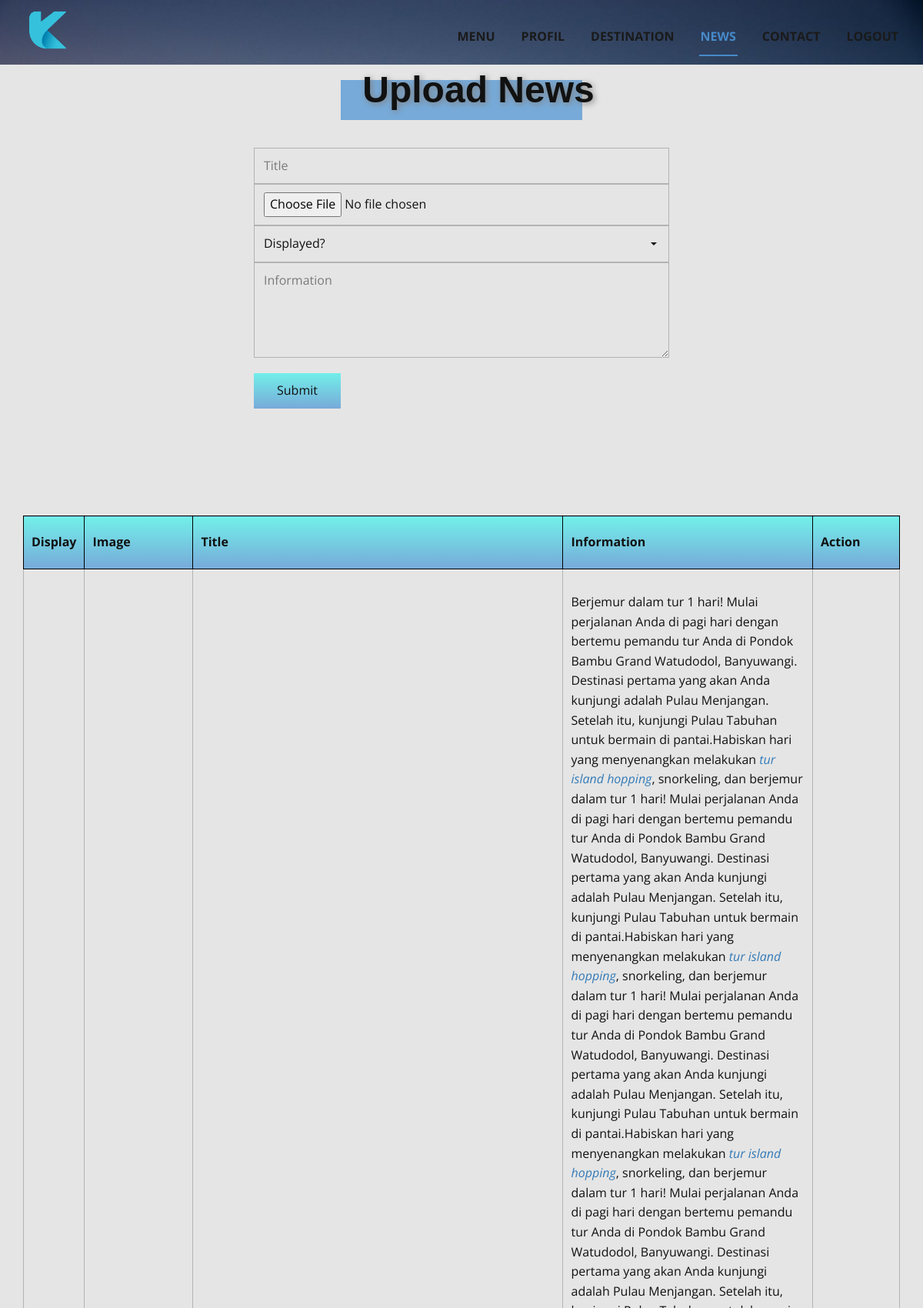
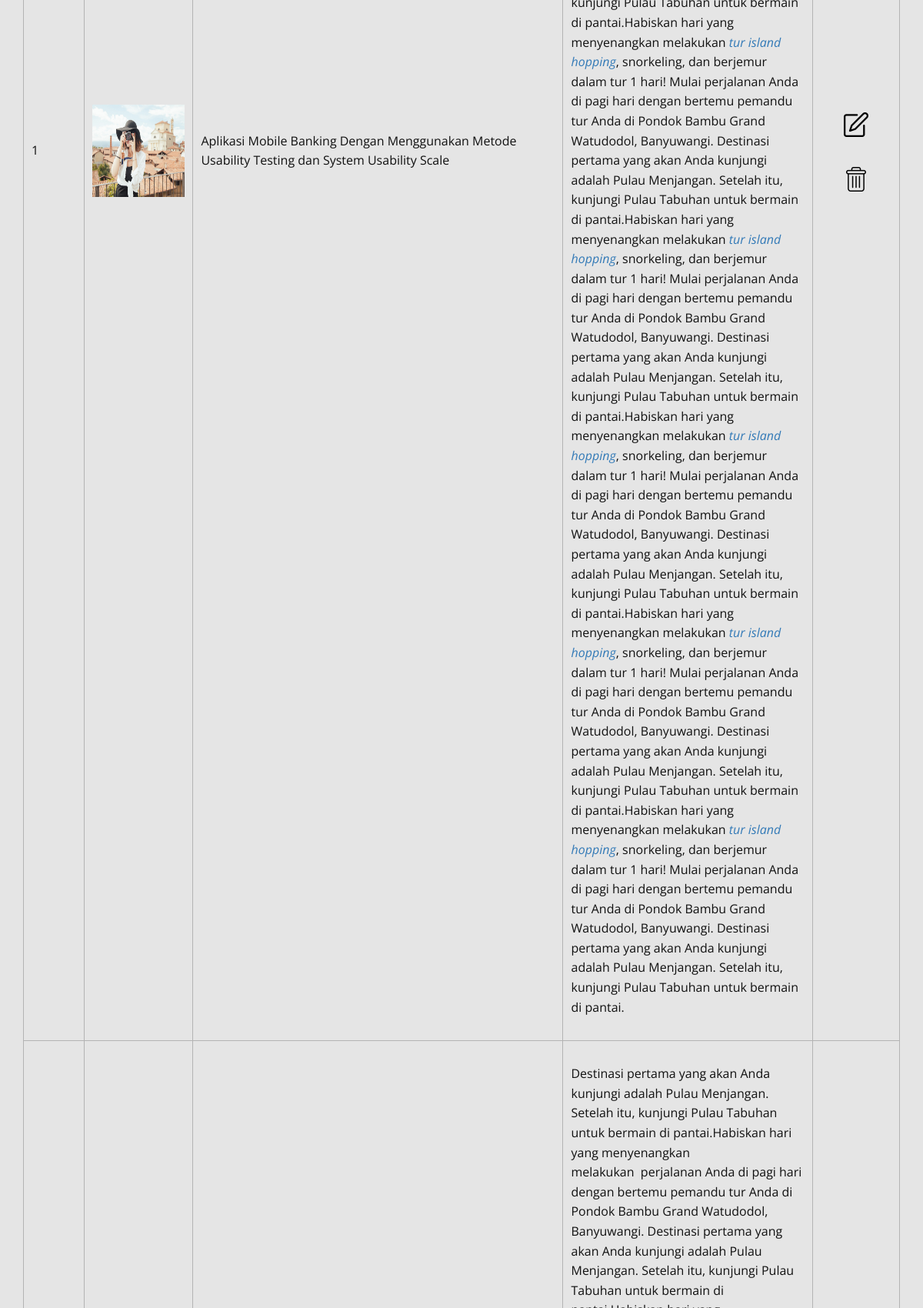
The page /crudnews.php (signed in, upper part) on the database its author committed (2 pictures, top to bottom).
### tables this page shows
CREATE TABLE `tb_news` (
  `idnews` varchar(50) NOT NULL,
  `display` varchar(50) NOT NULL,
  `image` varchar(500) NOT NULL,
  `info` longtext NOT NULL,
  `title` varchar(500) NOT NULL,
  `dte` varchar(50) NOT NULL
);

### config/config.php (called while the page is built, shortened)
<?php
function base_url($url = null){
	$base_url = "http://localhost/kusumaindah";
	if($url != null) {
	return $base_url."/".$url;
}else {
	return $base_url;
}
}
?>

### crudnews.php (the view, shortened to what this page needs)
<?php
include('config/config.php');
if(isset($_SESSION['user'])){
  ?>
  <!DOCTYPE html>
  <html style="font-size: 16px;">
  <head>
    <link rel="stylesheet" href="<?=base_url()?>/css/nicepage.css" media="screen">
    <link rel="stylesheet" href="<?=base_url()?>/css/Page-news-crud.css" media="screen">
    <link href="<?=base_url()?>/css/bootstrap.min_3.css" rel="stylesheet" />
  </head>
  <body class="u-body">
  <header class="u-clearfix u-header u-image u-sticky u-header" id="sec-6faf" data-image-width="1600" data-image-height="1067"><div class="u-clearfix u-sheet u-sheet-1">
        <a href="home.php" class="u-image u-logo u-image-1">
          <img src="images/KusumaIndah11.png" class="u-logo-image u-logo-image-1" data-image-width="64">
        </a>
        <nav class="u-menu u-menu-dropdown u-offcanvas u-menu-1">
      <div class="u-custom-menu u-nav-container">
        <ul class="u-nav u-spacing-30 u-unstyled u-nav-1"><li class="u-nav-item"><a class="u-border-2 u-border-active-palette-1-base u-border-hover-palette-1-base u-border-no-left u-border-no-right u-border-no-top u-button-style u-nav-link u-text-active-palette-1-base u-text-grey-90 u-text-hover-grey-90" style="padding: 16px 2px;">Menu</a>
    </li><li class="u-nav-item"><a href="crudprofil.php" class="u-border-2 u-border-active-palette-1-base u-border-hover-palette-1-base u-border-no-left u-border-no-right u-border-no-top u-button-style u-nav-link u-text-active-palette-1-base u-text-grey-90 u-text-hover-grey-90" style="padding: 16px 2px;">Profil</a>
    </li><li class="u-nav-item"><a href="cruddesti.php" class="u-border-2 u-border-active-palette-1-base u-border-hover-palette-1-base u-border-no-left u-border-no-right u-border-no-top u-button-style u-nav-link u-text-active-palette-1-base u-text-grey-90 u-text-hover-grey-90" style="padding: 16px 2px;">Destination</a>
    </li><li class="u-nav-item"><a href="crudnews.php" class="u-border-2 u-border-active-palette-1-base u-border-hover-palette-1-base u-border-no-left u-border-no-right u-border-no-top u-button-style u-nav-link u-text-active-palette-1-base u-text-grey-90 u-text-hover-grey-90" style="padding: 16px 2px;">News</a>
    </li><li class="u-nav-item"><a href="crudcontact.php" class="u-border-2 u-border-active-palette-1-base u-border-hover-palette-1-base u-border-no-left u-border-no-right u-border-no-top u-button-style u-nav-link u-text-active-palette-1-base u-text-grey-90 u-text-hover-grey-90" style="padding: 16px 2px;">Contact</a>
    </li><li class="u-nav-item"><a href="logout.php" onClick="return confirm('Apakah Anda Yakin Ingin Keluar?')" class="u-border-2 u-border-active-palette-1-base u-border-hover-palette-1-base u-border-no-left u-border-no-right u-border-no-top u-button-style u-nav-link u-text-active-palette-1-base u-text-grey-90 u-text-hover-grey-90" style="padding: 16px 2px;">Logout</a>
    </li></ul>
  </div>
</nav>
      </div></header>
    <section class="u-align-center u-clearfix u-grey-10 u-section-1" id="sec-635d">
      <div class="u-clearfix u-sheet u-sheet-1">
        <div class="u-palette-1-light-1 u-shape u-shape-rectangle u-shape-1"></div>
        <h1 class="u-custom-font u-font-arial u-text u-text-1">Upload News</h1>
        <div class="u-form u-form-1">
          <form action="" enctype="multipart/form-data" method="POST" class="u-clearfix u-form-spacing-15  u-inner-form" style="padding: 15px;" source="custom" name="form">
            <div class="u-form-group u-form-name u-form-group-1">
              <input type="text" placeholder="Title" id="name-6797" name="title" class="u-border-1 u-border-grey-30 u-input u-input-rectangle" required="" autofocus="autofocus">
            </div>
            <div class="u-form-group u-form-group-2">
              <input type="file" placeholder="Image" id="email-6797" name="image" class="u-border-1 u-border-grey-30 u-input u-input-rectangle" required="required">
            </div>
            <div class="u-form-group u-form-select u-form-group-3">
              <div class="u-form-select-wrapper">
                <select id="select-8dad" name="display" class="u-border-1 u-border-grey-30 u-input u-input-rectangle">
                  <option value="0">Displayed?</option>
                </select>
                <svg xmlns="http://www.w3.org/2000/svg" width="14" height="12" version="1" class="u-caret"><path fill="currentColor" d="M4 8L0 4h8z"></path></svg>
              </div>
            </div>
            <div class="u-form-group u-form-message u-form-group-4">
              <textarea placeholder="Information" rows="4" cols="50" id="message-6797" name="info" class="u-border-1 u-border-grey-30 u-input u-input-rectangle ckeditor" required=""></textarea>
            </div>
            <div class="u-align-left u-form-group u-form-submit u-form-group-5">
              <input type="submit" value="Submit" class="u-btn u-btn-submit u-button-style u-gradient u-none u-btn-1" name="submit">
            </div>
          </form>
        </div>
      </div>
    </section>
    <section class="u-align-center u-clearfix u-grey-10 u-section-2" id="sec-474e">
      <div class="u-clearfix u-sheet u-sheet-1">
        <div class="u-expanded-width u-table u-table-responsive u-table-1">
          <table class="u-table-entity u-table-entity-1">
            <colgroup>
              <col width="4.5%">
              <col width="2.4%">
              <col width="51.8%">
              <col width="32.1%">
              <col width="9.2%">
            </colgroup>
            <thead class="u-black u-table-header u-table-header-1">
              <tr style="height: 69px;">
                <th class="u-border-1 u-border-black u-gradient u-table-cell u-table-cell-1">Display</th>
                <th class="u-border-1 u-border-black u-gradient u-table-cell u-table-cell-2">Image</th>
                <th class="u-border-1 u-border-black u-gradient u-table-cell u-table-cell-3">Title</th>
                <th class="u-border-1 u-border-black u-gradient u-table-cell u-table-cell-4">Information</th>
                <th class="u-border-1 u-border-black u-gradient u-table-cell u-table-cell-5">Action</th>
              </tr>
            </thead>
            <?php
            $batas = 5;
            $hal = @$_GET['hal'];
            if (empty($hal)) {
              $posisi = 0;
            } else{
              $posisi = ($hal - 1) * $batas;
            }
            $sqluser = "SELECT * FROM tb_news ORDER BY dte DESC LIMIT $posisi, $batas";
            $sqldata = mysqli_query($mysqli, $sqluser) or die (mysqli_error($mysqli));
            if (mysqli_num_rows($sqldata) > 0) {
              while($datauser = mysqli_fetch_array($sqldata))
              {
                ?>
                <tbody class="u-table-body">
                  <tr style="height: 82px;">
                    <td class="u-border-1 u-border-grey-30 u-table-cell"><?=$datauser['display']?></td>
                    <td class="u-border-1 u-border-grey-30 u-table-cell"><img width="120" height="120" src='view/<?=$datauser['image']?>'></td>
                    <td class="u-border-1 u-border-grey-30 u-table-cell"><?=$datauser['title']?></td>
                    <td class="u-border-1 u-border-grey-30 u-table-cell"><?=$datauser['info']?></td>
                    <td class="u-border-1 u-border-grey-30 u-table-cell"><a href="editnews.php?id=<?=$datauser['idnews']?>" class="u-btn u-btn-submit u-button-style u-gradient u-none u-btn-1"><span class="u-file-icon u-icon u-icon-1"><img src="images/edit.png" alt=""></span></a><a onClick="return confirm('Apakah Anda Yakin Ingin Menghapus?')" href="m.php?id=<?=$datauser['idnews']?>" class="u-btn u-btn-submit u-button-style u-gradient u-none u-btn-1"><span class="u-file-icon u-icon u-icon-2"><img src="images/delete.png" alt=""></span></a>
                    </td>
                  </tr>
                </tbody>
                <?php
              }
            }
            ?>
          </table>
      </div>
    </div>
</section>
</body>
</html>
<?php
}else{
  echo "<script>window.location='login.php';</script>";
}
?>

### css/Page-news-crud.css (style rules this page uses)
.u-section-1 { background-image: none; }
.u-section-1 .u-sheet-1 { min-height: 542px; }
.u-section-1 .u-shape-1 { width: 314px; height: 52px; margin: 20px auto 0; }
.u-section-1 .u-text-1 { font-weight: 700; text-shadow: 2px 2px 8px rgba(128,128,128,1); font-family: Arial, sans-serif; margin: -65px 397px 0 441px; }
.u-section-1 .u-form-1 { width: 570px; margin: 33px auto 50px; }
.u-section-1 .u-form-group-1 { width: 100%; }
.u-section-1 .u-form-group-2 { width: 100%; }
.u-section-1 .u-form-group-3 { width: 100%; }
.u-section-1 .u-form-group-4 { width: 100%; }
.u-section-1 .u-form-group-5 { width: 100%; }
.u-section-1 .u-btn-1 { background-image: linear-gradient(#72efe9, #77aad9); border-style: none; }
.u-section-2 { background-image: none; }
.u-section-2 .u-sheet-1 { min-height: 511px; }
.u-section-2 .u-table-1 { margin-top: 44px; margin-bottom: 60px; }
.u-section-2 .u-table-entity-1 { min-height: 100px; }
.u-section-2 .u-table-header-1 { font-weight: 700; background-image: none; }
.u-section-2 .u-table-cell-1 { background-image: linear-gradient(#72efe9, #77aad9); }
.u-section-2 .u-table-cell-2 { background-image: linear-gradient(#72efe9, #77aad9); }
.u-section-2 .u-table-cell-3 { background-image: linear-gradient(#72efe9, #77aad9); }
.u-section-2 .u-table-cell-4 { background-image: linear-gradient(#72efe9, #77aad9); }
.u-section-2 .u-table-cell-5 { background-image: linear-gradient(#72efe9, #77aad9); }
.u-section-2 .u-icon-1 { font-size: 2em; margin-top: 10px; }
.u-section-2 .u-icon-2 { font-size: 2em; }

### rows shown on the page
tb_news: display "1", image (picture), title "Aplikasi Mobile Banking Dengan Menggunakan Metode Usability Testing dan System Usability Scale", info "Berjemur dalam tur 1 hari! Mulai perjalanan Anda di pagi hari dengan bertemu pemandu tur Anda di Pondok Bambu Grand Watudodol, Banyuwangi. Destinasi pertama yang akan Anda kunjungi adalah Pulau Menjangan. Setelah itu, kunjungi Pulau Tabuhan untuk bermain di pantai.Habiskan hari yang menyenangkan melakukan tur island hopping , snorkeling, dan berjemur dalam tur 1 hari! Mulai perjalanan Anda di pagi hari dengan bertemu pemandu tur Anda di Pondok Bambu Grand Watudodol, Banyuwangi. Destinasi pertama yang akan Anda kunjungi adalah Pulau Menjangan. Setelah itu, kunjungi Pulau Tabuhan untuk bermain di pantai.Habiskan hari yang menyenangkan melakukan tur island hopping , snorkeling, dan berjemur…"
